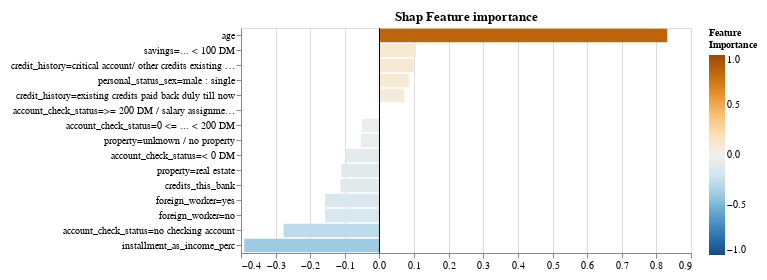

The notebook cell saved with this chart:
### Code cell
explainer.plot_shap_values_alt2(feature_names, exp, fontDimension=10)

### Figure 1 — Vega-Lite specification as saved in the notebook (floating-point values rounded to 4 significant figures)
{"config": {"view": {"continuousWidth": 400, "continuousHeight": 300}, "axis": {"labelFontSize": 10, "labelLimit": 225.0}}, "layer": [{"data": {"name": "data-d450725d87c5252800682ed6d24c34a2"}, "mark": "bar", "encoding": {"color": {"type": "quantitative", "field": "value", "legend": {"labelFontSize": 10, "title": ["Feature", "Importance"], "titleFontSize": 10}, "scale": {"domain": [-1, 1], "domainMid": 0, "scheme": "blueorange"}}, "tooltip": [{"type": "nominal", "field": "name", "title": "Feature"}, {"type": "quantitative", "field": "value", "title": "Importance"}], "x": {"type": "quantitative", "field": "value", "title": null}, "y": {"type": "nominal", "field": "name", "sort": {"field": "value", "op": "mean", "order": "descending"}, "title": null}}, "selection": {"Cutter": {"type": "single", "fields": ["cutoff"], "bind": {"input": "range", "max": 1, "min": 0, "name": "Importance cutoff value (±) ", "step": 0.005}, "init": {"cutoff": 0.05}}}, "title": "Shap Feature importance", "transform": [{"filter": "datum.value > -1 & datum.value < 1"}, {"filter": "((datum.value > Cutter.cutoff) || (datum.value < (-Cutter.cutoff)))"}]}, {"data": {"name": "data-9c00aa9dc2b1c1a0b4bf9b34ead12925"}, "mark": "rule", "encoding": {"x": {"type": "quantitative", "field": "x"}}}], "height": {"step": 15.0}, "padding": 10, "width": 450, "$schema": "https://vega.github.io/schema/vega-lite/v4.8.1.json", "datasets": {"data-d450725d87c5252800682ed6d24c34a2": [{"name": "duration_in_month", "value": "-3.146543735134303"}, {"name": "credit_amount", "value": "-489.2510537544514"}, {"name": "installment_as_income_perc", "value": "-0.39075347460879906"}, {"name": "present_res_since", "value": "0.012540090231207994"}, {"name": "age", "value": "0.8314643494898328"}, {"name": "credits_this_bank", "value": "-0.1127630116432014"}, {"name": "people_under_maintenance", "value": "-0.020570254623596775"}, {"name": "account_check_status=0 <= ... < 200 DM", "value": "-0.050166293675809256"}, {"name": "account_check_status=< 0 DM", "value": "-0.0968094062071581"}, {"name": "account_check_status=>= 200 DM / salary assignments for at least 1 year", "value": "3.8192324384133496e-05"}, {"name": "account_check_status=no checking account", "value": "-0.27711616029392855"}, {"name": "credit_history=all credits at this bank paid back duly", "value": "-0.00753413022817378"}, {"name": "credit_history=critical account/ other credits existing (not at this bank)", "value": "0.09871176103726662"}, {"name": "credit_history=delay in paying off in the past", "value": "-0.003259792506060558"}, {"name": "credit_history=existing credits paid back duly till now", "value": "0.07139817666518071"}, {"name": "credit_history=no credits taken/ all credits paid back duly", "value": "-0.005795899980760466"}, {"name": "purpose=(vacation - does not exist?)", "value": "-0.014878568693185958"}, {"name": "purpose=business", "value": "-0.006808981232080937"}, {"name": "purpose=car (new)", "value": "-0.03773828292142837"}, {"name": "purpose=car (used)", "value": "0.026155872761769096"}, {"name": "purpose=domestic appliances", "value": "0.016949528806826646"}, {"name": "purpose=education", "value": "0.0"}, {"name": "purpose=furniture/equipment", "value": "-0.0"}, {"name": "purpose=radio/television", "value": "0.0025198381532311113"}, {"name": "purpose=repairs", "value": "0.0007004891254831896"}, {"name": "purpose=retraining", "value": "-0.0"}, {"name": "savings=.. >= 1000 DM ", "value": "0.012557069907205301"}, {"name": "savings=... < 100 DM", "value": "0.10536097809077899"}, {"name": "savings=100 <= ... < 500 DM", "value": "-0.003784496947496538"}, {"name": "savings=500 <= ... < 1000 DM ", "value": "0.00026828100217971094"}, {"name": "savings=unknown/ no savings account", "value": "0.0431063041621536"}, {"name": "present_emp_since=.. >= 7 years", "value": "0.00236419603968972"}, {"name": "present_emp_since=... < 1 year ", "value": "-0.017507689492436446"}, {"name": "present_emp_since=1 <= ... < 4 years", "value": "0.0159897539415944"}, {"name": "present_emp_since=4 <= ... < 7 years", "value": "0.034705342867955624"}, {"name": "present_emp_since=unemployed", "value": "-0.010326156787832493"}, {"name": "personal_status_sex=female : divorced/separated/married", "value": "-0.023439661051967865"}, {"name": "personal_status_sex=male : divorced/separated", "value": "-0.0052916046432779085"}, {"name": "personal_status_sex=male : married/widowed", "value": "0.0484507066345068"}, {"name": "personal_status_sex=male : single", "value": "0.08489733683455641"}, {"name": "other_debtors=co-applicant", "value": "-0.0054266426666887526"}, {"name": "other_debtors=guarantor", "value": "0.0066812923189109655"}, {"name": "other_debtors=none", "value": "0.003972090355581759"}, {"name": "property=if not A121 : building society savings agreement/ life insurance", "value": "0.01772572126747951"}, {"name": "property=if not A121/A122 : car or other, not in attribute 6", "value": "0.019695860513005026"}, {"name": "property=real estate", "value": "-0.1098588637033613"}, {"name": "property=unknown / no property", "value": "-0.0538853149579642"}, {"name": "other_installment_plans=bank", "value": "-0.025086318726218835"}, {"name": "other_installment_plans=none", "value": "-0.03240132873632797"}, {"name": "other_installment_plans=stores", "value": "0.00037848481493986657"}, {"name": "housing=for free", "value": "0.022822106590530557"}, {"name": "housing=own", "value": "-0.0038372609903258932"}, {"name": "housing=rent", "value": "-0.040122474801929923"}, {"name": "job=management/ self-employed/ highly qualified employee/ officer", "value": "0.006930401045609137"}, {"name": "job=skilled employee / official", "value": "0.007007010880487266"}, {"name": "job=unemployed/ unskilled - non-resident", "value": "0.0003675391503389576"}, {"name": "job=unskilled - resident", "value": "-0.005765120933731076"}, {"name": "telephone=none", "value": "-0.03660438386084959"}, {"name": "telephone=yes, registered under the customers name ", "value": "-0.036604383860849625"}, {"name": "foreign_worker=no", "value": "-0.15707827379426237"}, {"name": "foreign_worker=yes", "value": "-0.1570782737942607"}], "data-9c00aa9dc2b1c1a0b4bf9b34ead12925": [{"x": 0}]}}
